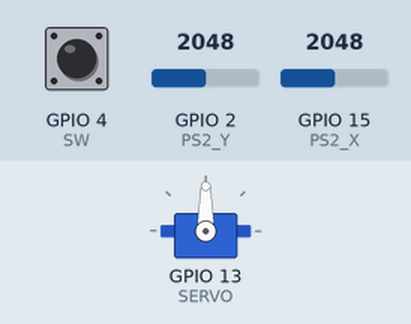
This sketch was run on a simulated ESP32. On the bench: servo. Inputs (shaded band) come from the test bench; at power-on: GPIO 2 (PS2_Y) = 2048, GPIO 4 (SW) HIGH, GPIO 15 (PS2_X) = 2048. What the sketch prints to the serial monitor is not drawn.

Above: at 1.2 s.
1.3 s: GPIO 2 (PS2_Y) set to 2866
At 2.3 s:
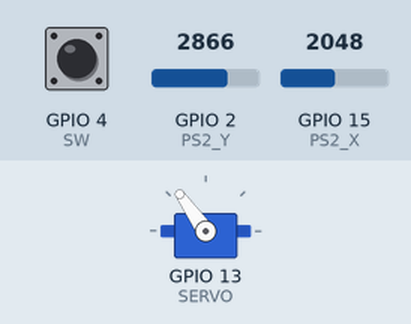
2.8 s: GPIO 2 (PS2_Y) set to 3603
At 3.8 s:
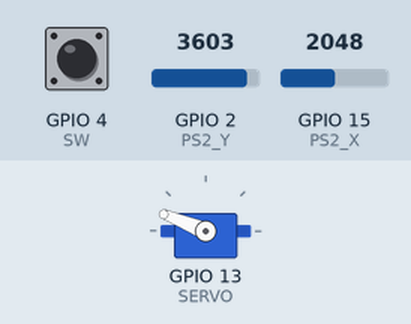
4.3 s: GPIO 2 (PS2_Y) set to 4095
At 5.3 s:
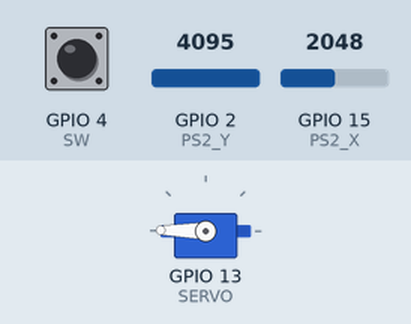
5.8 s: GPIO 2 (PS2_Y) set to 1228
At 6.8 s:
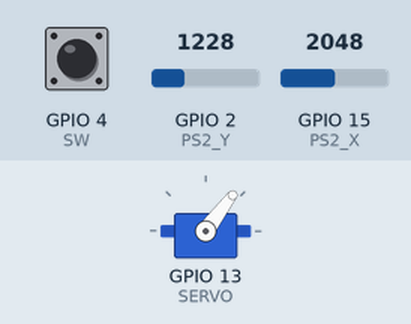
7.3 s: GPIO 2 (PS2_Y) set to 491
At 8.3 s:
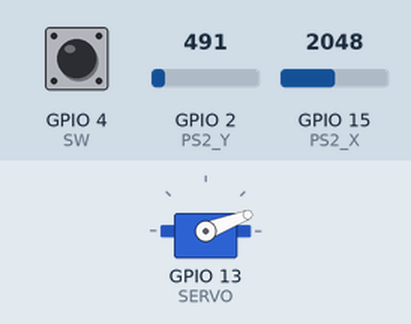
8.8 s: GPIO 2 (PS2_Y) set to 0
At 9.8 s:
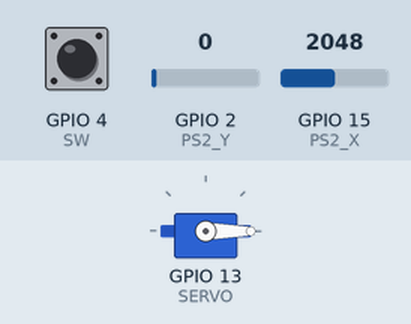
Timing chart, 0 to 11.3 s (numbered marks = the images above; inputs shaded):
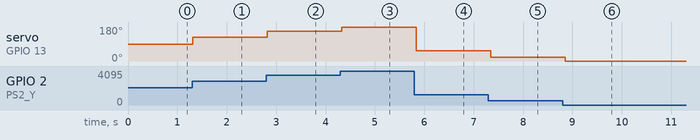

Measured:
- after the input at 1.3 s, servo on GPIO 13 (SERVO): 90° → 125° at once
- after the input at 2.8 s, servo on GPIO 13 (SERVO): 125° → 158° at once
- after the input at 4.3 s, servo on GPIO 13 (SERVO): 158° → 179° at once
- after the input at 5.8 s, servo on GPIO 13 (SERVO): 179° → 53° at once
- after the input at 7.3 s, servo on GPIO 13 (SERVO): 53° → 21° after 0.05 s
- after the input at 8.8 s, servo on GPIO 13 (SERVO): 21° → 0° after 0.06 s

The sketch:

3.ESP32Servo_control.ino
```cpp
/*
  该程序作用是通过 PS2 摇杆模块通过第三方库控制舵机转动
  在线文档：https://docs.geeksman.com/esp32/Arduino/21.esp32-arduino-ps2.html
*/
#include <ESP32Servo.h>


#define PS2_X      15
#define PS2_Y      2
#define SW         4
#define SERVO      13
#define RESOLUTION 12
#define FREQ       50


// 定义 Servo 对象
Servo my_servo;

int value;

void setup() {
  // 配置输入模式
  pinMode(PS2_X, INPUT);
  pinMode(PS2_Y, INPUT);
  pinMode(SW, INPUT_PULLUP);

  // 配置串口通信波特率
  Serial.begin(9600);

  // 分配硬件定时器
  ESP32PWM::allocateTimer(0);
  // 设置频率
  my_servo.setPeriodHertz(FREQ);
  // 关联 servo 对象与  GPIO 引脚，设置脉宽范围
  my_servo.attach(SERVO, 500, 2500);

}

void loop() {

  value = map(analogRead(PS2_Y), 0, pow(2, RESOLUTION), 0, 180);

  // 读取数值
  Serial.printf("x: %d, y: %d, z: %d, 映射后的 y: %d\n", analogRead(PS2_X),
                analogRead(PS2_Y), digitalRead(SW), value);

  // 输出PWM
  my_servo.write(value);

  delay(100);
}
```
